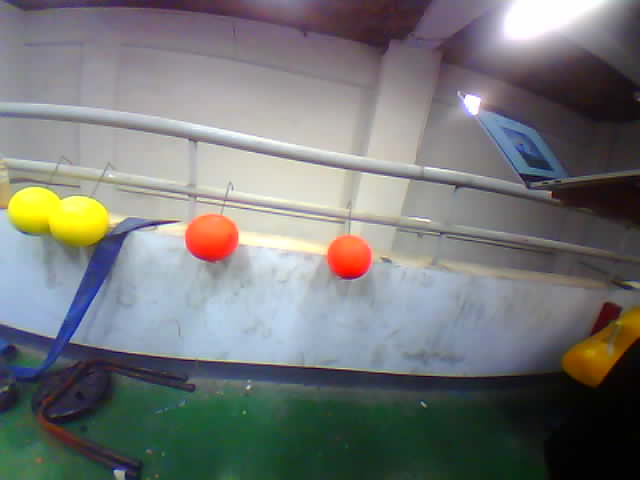
//> input picture color_ball_detect/dataset/1.jpg, 640 x 480 px
$ ./edge ../../color_ball_detect/dataset/1.jpg   (built with g++ and OpenCV 4)
//> lines starting //> are read from the running program, lines starting //| are printed output that depends on the picture
#include "opencv2/core/utility.hpp"
#include "opencv2/imgproc.hpp"
#include "opencv2/imgcodecs.hpp"
#include "opencv2/highgui.hpp"
#include <stdio.h>
using namespace cv;
using namespace std;
int edgeThresh = 1;
Mat image, gray, edge, cedge;
// define a trackbar callback
static void onTrackbar(int, void*)
{
    blur(gray, edge, Size(3,3));
    // Run the edge detector on grayscale
    Canny(edge, edge, edgeThresh, edgeThresh*3, 3);
    cedge = Scalar::all(0);
    image.copyTo(cedge, edge);
    imshow("Edge map", cedge);
}
static void help()
{
    printf("\nThis sample demonstrates Canny edge detection\n"
           "Call:\n"
           "    /.edge [image_name -- Default is ../data/fruits.jpg]\n\n");
}
const char* keys =
{
    "{help h||}{@image |../data/fruits.jpg|input image name}"
};
int main( int argc, const char** argv )
{
    CommandLineParser parser(argc, argv, keys);
    if (parser.has("help"))
    {
        help();
        return 0;
    }
    string filename = parser.get<string>(0);
    image = imread(filename, 1);
//> image is the input picture: 480 rows x 640 cols, CV_8UC3; mean B, G, R 118.4, 118.9, 116.8
    if(image.empty())
    {
        printf("Cannot read image file: %s\n", filename.c_str());
        help();
        return -1;
    }
    cedge.create(image.size(), image.type());
    cvtColor(image, gray, COLOR_BGR2GRAY);
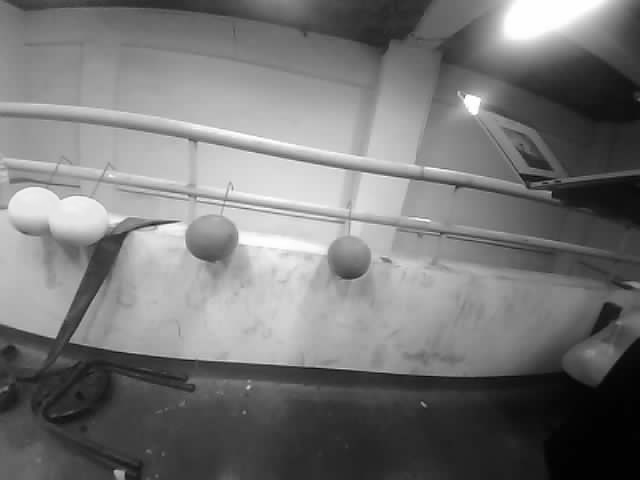
//> gray: 480 rows x 640 cols, CV_8UC1; min 2, max 255, mean 118.2
    // Create a window
    namedWindow("Edge map", 1);
    // create a toolbar
    createTrackbar("Canny threshold", "Edge map", &edgeThresh, 100, onTrackbar);
    // Show the image
    onTrackbar(0, 0);
//> in onTrackbar, `Canny(edge, edge, edgeThresh, edgeThresh*3, 3);`:
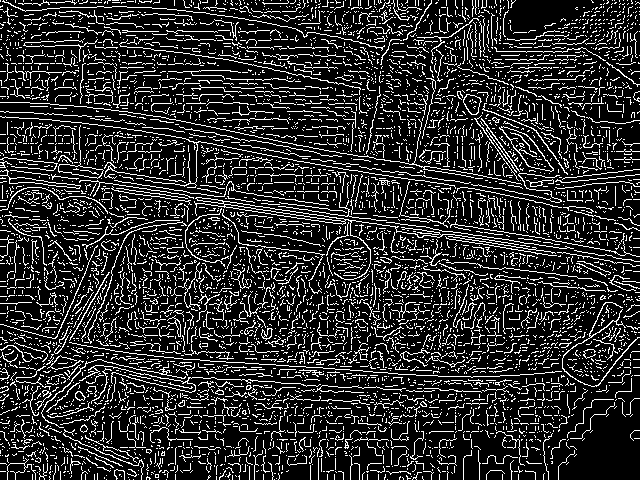
//> edge: 480 rows x 640 cols, CV_8UC1; 17.7% white in thin lines or dots
//> in onTrackbar, `image.copyTo(cedge, edge);`:
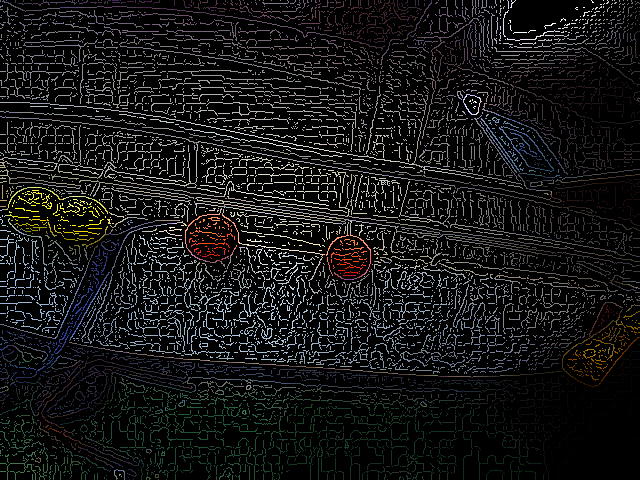
//> cedge: 480 rows x 640 cols, CV_8UC3; mean B, G, R 21.5, 21.5, 21.2
    // Wait for a key stroke; the same function arranges events processing
    waitKey(0);
    return 0;
}

$ run again, on color_ball_detect/dataset/12.jpg
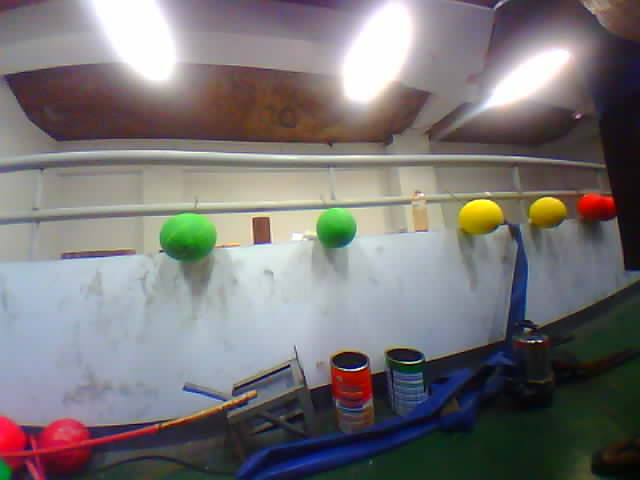
//> input picture color_ball_detect/dataset/12.jpg, 640 x 480 px
//> image is the input picture: 480 rows x 640 cols, CV_8UC3; mean B, G, R 118.1, 117.3, 120.3
//> in onTrackbar, `Canny(edge, edge, edgeThresh, edgeThresh*3, 3);`:
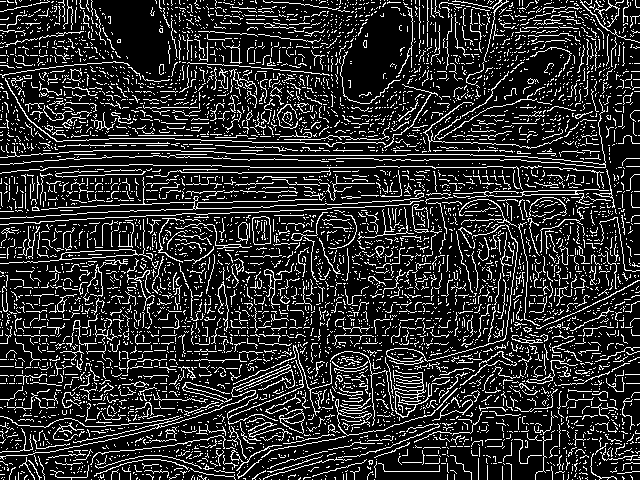
//> edge: 480 rows x 640 cols, CV_8UC1; 17.4% white in thin lines or dots
//> in onTrackbar, `image.copyTo(cedge, edge);`:
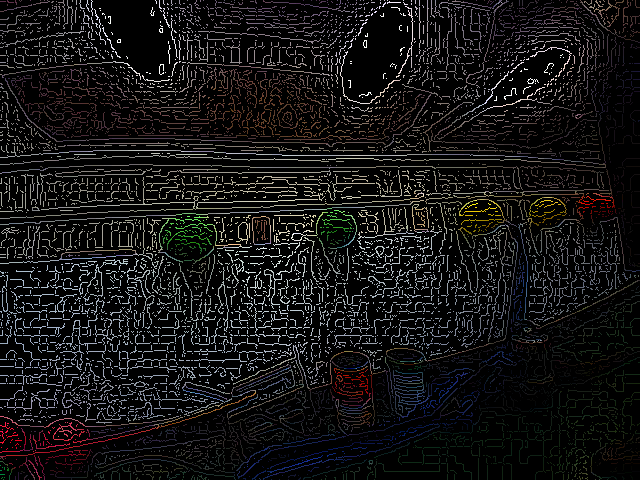
//> cedge: 480 rows x 640 cols, CV_8UC3; mean B, G, R 19.9, 19.7, 20.4

$ run again, on color_ball_detect/dataset/123.jpg
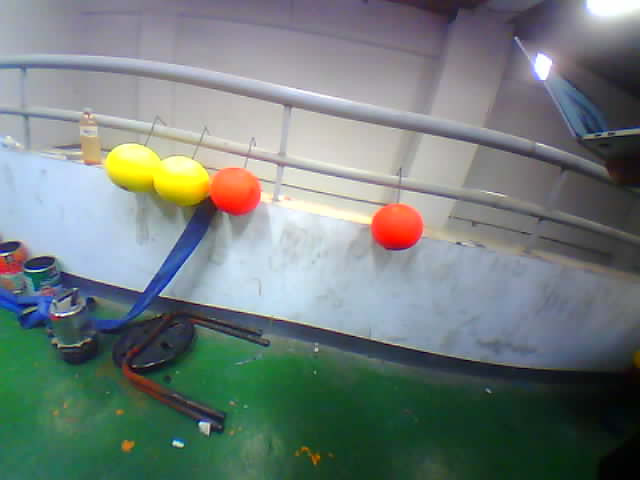
//> input picture color_ball_detect/dataset/123.jpg, 640 x 480 px
//> image is the input picture: 480 rows x 640 cols, CV_8UC3; mean B, G, R 123.2, 125.6, 114
//> in onTrackbar, `Canny(edge, edge, edgeThresh, edgeThresh*3, 3);`:
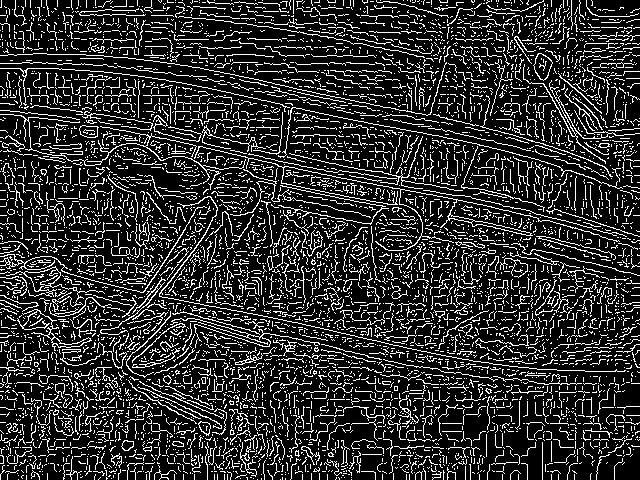
//> edge: 480 rows x 640 cols, CV_8UC1; 18.4% white in thin lines or dots
//> in onTrackbar, `image.copyTo(cedge, edge);`:
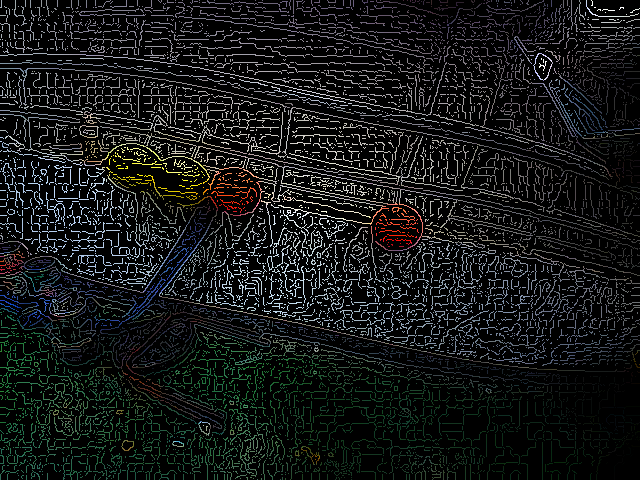
//> cedge: 480 rows x 640 cols, CV_8UC3; mean B, G, R 22.9, 23.2, 21.1

$ run again, on color_ball_detect/dataset/13.jpg
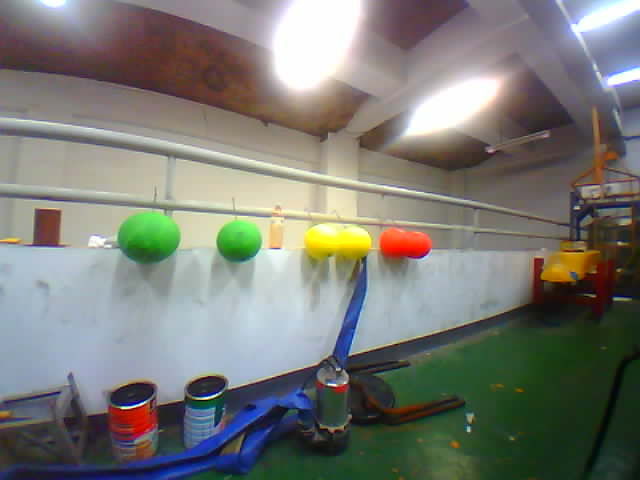
//> input picture color_ball_detect/dataset/13.jpg, 640 x 480 px
//> image is the input picture: 480 rows x 640 cols, CV_8UC3; mean B, G, R 116.8, 122.6, 121.3
//> in onTrackbar, `Canny(edge, edge, edgeThresh, edgeThresh*3, 3);`:
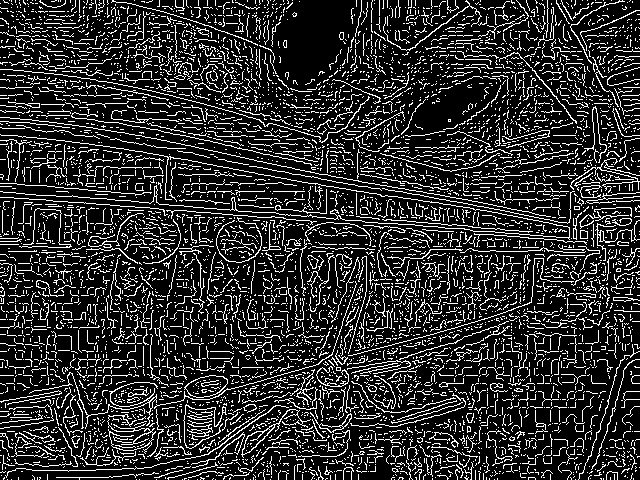
//> edge: 480 rows x 640 cols, CV_8UC1; 18% white in thin lines or dots
//> in onTrackbar, `image.copyTo(cedge, edge);`:
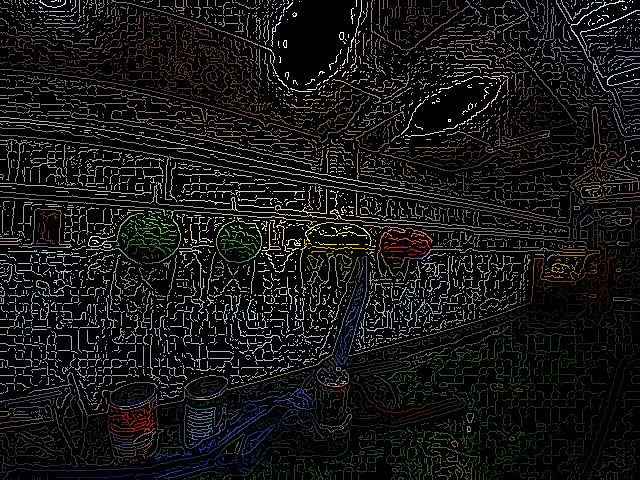
//> cedge: 480 rows x 640 cols, CV_8UC3; mean B, G, R 20.3, 21.3, 21.2
